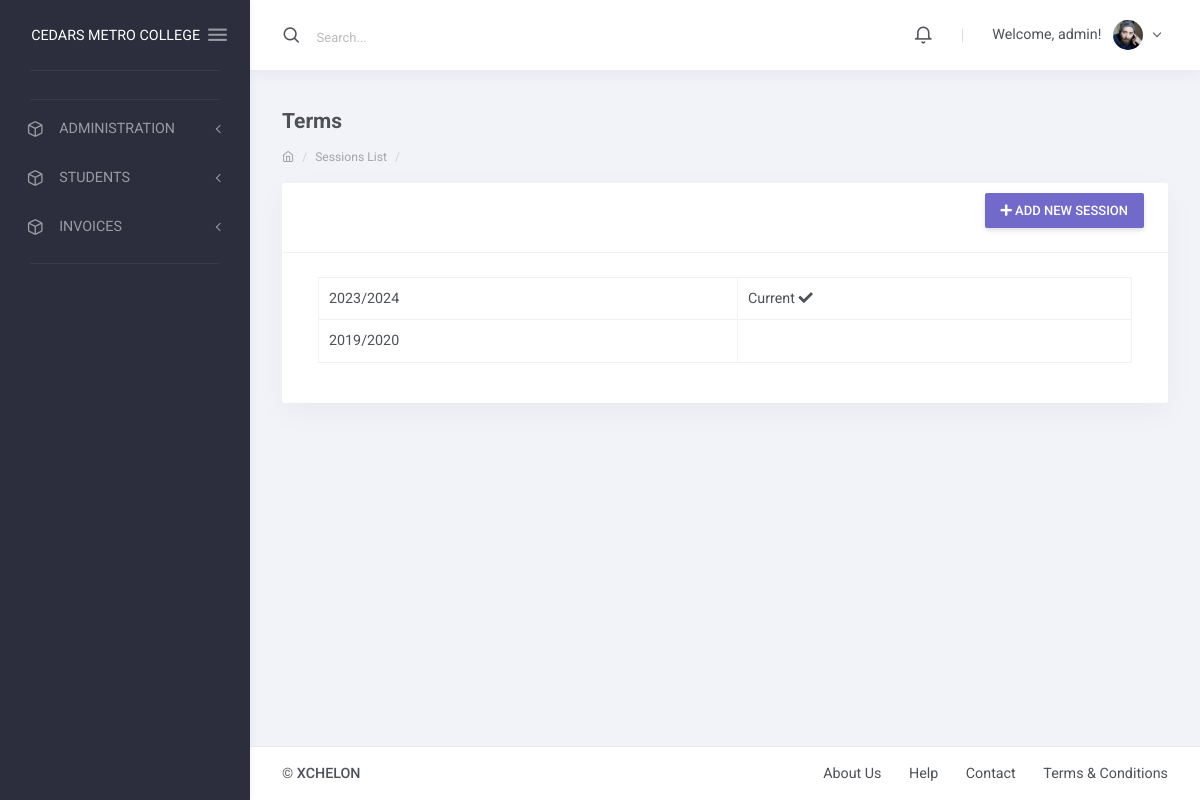
/session/list/ (signed in), run on the app's committed database.
### apps/corecode/models.py (models this page shows)
class AcademicSession(models.Model):
    name = models.CharField(max_length=200, unique=True)
    current = models.BooleanField(default=True)
    class Meta:
        ordering = ["-name"]
    def __str__(self):
        return self.name

### apps/corecode/views.py (the view)
# urls.py: path("session/list/", SessionListView.as_view(), name="sessions"),
class SessionListView(LoginRequiredMixin, SuccessMessageMixin, ListView):
    model = AcademicSession
    template_name = "corecode/session_list.html"
    def get_context_data(self, **kwargs):
        context = super().get_context_data(**kwargs)
        context["form"] = AcademicSessionForm()
        return context

### apps/corecode/forms.py
class AcademicSessionForm(ModelForm):
    prefix = "Academic Session"
    class Meta:
        model = AcademicSession
        fields = ["name", "current"]

### apps/finance/templatetags/finance_tags.py (called while the page is built)
@register.inclusion_tag('finance/notifications_tag.html')
def recent_notifications():
    notifications = Notification.objects.order_by('-timestamp')[:10]
    return {'notifications': notifications}

### apps/corecode/templates/corecode/session_list.html (shortened to what this page needs)
{% extends 'base.html' %}
{% load humanize %}
{% load widget_tweaks %}
{% block summary %}
                <div class="layout-content">
                    <div class="container-fluid flex-grow-1 container-p-y">
                        <h4 class="font-weight-bold py-3 mb-0">Terms</h4>
                        <div class="text-muted small mt-0 mb-3 d-block breadcrumb">
                            <ol class="breadcrumb">
                                <li class="breadcrumb-item"><a href=""><i class="feather icon-home"></i></a></li>
                                <li class="breadcrumb-item"><a href="{% url 'invoice-list' %}">Sessions List</a></li>
                                <li class="breadcrumb-item active"></li>
                            </ol>
                        </div>
                        <div class="row">
                            <div class="col-xl-12">
                                <div class="card mb-4">
                                    <div class="card-header with-elements pb-0">
                                        <div class="card-header-elements ml-auto p-0 mb-4">
                                          <a class="btn btn-primary" href="#" data-toggle="modal" data-target="#modal1">
                                                <i class="fa fa-plus"></i>
                                                Add new session
                                              </a>
                                        </div>
                                    </div>
                                    <div class="card-body">
                                       <div class="col-sm-12">
                                        <div class="table-responsive">
                                       <table class="table table-bordered">
                                          <tbody>
                                            {% for object in object_list %}
                                            <tr>
                                              <td>{{ object }}</td>
                                              <td>
                                                {% if object.current == True %}
                                                  Current <i class="fa fa-check"></i>
                                                {% endif %}
                                              </td>
                                            </tr>
                                            {% endfor %}
                                          </tbody>
                                        </table>
                                        </div>
                                      </div>
                                </div>
                              </div>
                            </div>
                        </div>
                    </div>
              {% endblock summary %}

### templates/base.html (shortened to what this page needs)
{% load static %}
<!DOCTYPE html>
<html lang="en" class="material-style layout-fixed">
<head>
     <link href="{% static 'django_select2/django_select2.css' %}" rel="stylesheet" />
    <link rel="stylesheet" href="{% static 'assets/fonts/fontawesome.css' %}">
    <link rel="stylesheet" href="{% static 'assets/fonts/ionicons.css' %}">
    <link rel="stylesheet" href="{% static 'assets/fonts/linearicons.css' %}">
    <link rel="stylesheet" href="{% static 'assets/fonts/open-iconic.css' %}">
    <link rel="stylesheet" href="{% static 'assets/fonts/pe-icon-7-stroke.css' %}">
    <link rel="stylesheet" href="{% static 'assets/fonts/feather.css' %}">
    <link rel="stylesheet" href="{% static 'assets/css/bootstrap-material.css' %}">
    <link rel="stylesheet" href="{% static 'assets/css/shreerang-material.css' %}">
    <link rel="stylesheet" href="{% static 'assets/css/uikit.css' %}">
    <link rel="stylesheet" href="{% static 'assets/libs/perfect-scrollbar/perfect-scrollbar.css' %}">
    <link rel="stylesheet" href="{% static 'assets/libs/flot/flot.css' %}">
    <link rel="stylesheet" href="{% static 'plugins\select2\dist\css\select2.min.css' %}">
</head>
<body>
    <div class="layout-wrapper layout-2">
        <div class="layout-inner">
            {% include 'navbar.html' %}
            <div class="layout-container">
                <nav class="layout-navbar navbar navbar-expand-lg align-items-lg-center bg-white container-p-x" id="layout-navbar">
                    <div class="navbar-collapse collapse" id="layout-navbar-collapse">
                        <div class="navbar-nav align-items-lg-center">
                            <label class="nav-item navbar-text navbar-search-box p-0 active">
                                <i class="feather icon-search navbar-icon align-middle"></i>
                                <span class="navbar-search-input pl-2">
                                    <input type="text" class="form-control navbar-text mx-2" placeholder="Search...">
                                </span>
                            </label>
                        </div>
                        <div class="navbar-nav align-items-lg-center ml-auto">
                            <div class="demo-navbar-notifications nav-item dropdown mr-lg-3">
                                <a class="nav-link dropdown-toggle hide-arrow" href="#" data-toggle="dropdown">
                                    <i class="feather icon-bell navbar-icon align-middle"></i>
                                </a>
                                         {% load finance_tags %}
                            </div>
                            <div class="nav-item d-none d-lg-block text-big font-weight-light line-height-1 opacity-25 mr-3 ml-1">|</div>
                            <div class="demo-navbar-user nav-item dropdown">
                                <a class="nav-link dropdown-toggle" href="#" data-toggle="dropdown">
                                    <span class="d-inline-flex flex-lg-row-reverse align-items-center align-middle">
                                        <img src="assets/img/avatars/1.png" alt class="d-block ui-w-30 rounded-circle">
                                        <span class="px-1 mr-lg-2 ml-2 ml-lg-0">
                                            {% if user.is_authenticated %}
                                            Welcome, {{ user.username }}!
                                                {% else %}
                                            You are not logged in.
                                                {% endif %}
                                        </span>
                                    </span>
                                </a>
                            </div>
                        </div>
                    </div>
                </nav>
                {% block summary %}
                {% endblock summary %}
                    <nav class="layout-footer footer bg-white">
                        <div class="container-fluid d-flex flex-wrap justify-content-between text-center container-p-x pb-3">
                            <div class="pt-3">
                                <span class="footer-text font-weight-semibold">&copy; <a href="xchelon.com.ng" class="footer-link" target="_blank">XCHELON</a></span>
                            </div>
                            <div>
                                <a href="javascript:" class="footer-link pt-3">About Us</a>
                                <a href="javascript:" class="footer-link pt-3 ml-4">Help</a>
                                <a href="javascript:" class="footer-link pt-3 ml-4">Contact</a>
                                <a href="javascript:" class="footer-link pt-3 ml-4">Terms &amp; Conditions</a>
                            </div>
                        </div>
                    </nav>
                </div>
            </div>
        </div>
    </div>
</body>
</html>

### static/assets/css/uikit.css (style rules this page uses)
.ui-w-30 { width: 30px !important; height: auto; }

### data on the page
AcademicSession: name "2023/2024", current "Current"
AcademicSession: name "2019/2020"

### other printed values
{{ school_name | default:"CEDARS METRO COLLEGE" }} "CEDARS METRO COLLEGE"
{{ user.username }} "admin"
